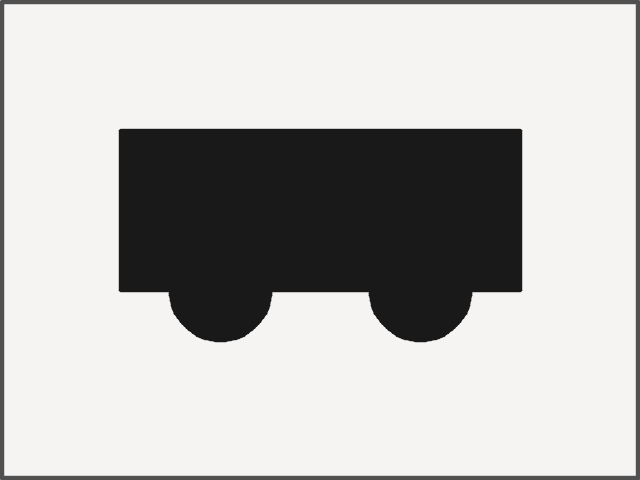
#> input picture data/problems/shilhouette/bus001.png, 640 x 480 px, given in place of the camera
$ python B02_recognition.py
#> lines starting #> are read from the running program, lines starting #| are printed output that depends on the picture; after the words box and inside, x2 and y2 are one past the last pixel; in counts of white or black regions, pixels touching at a corner belong together
import json
import math
from collections import deque
import cv2
import numpy as np

#認識する図形の追加はrecognize_shapes(frame)関数内のcolor_definitionsをいじる

def hsv_to_bgr(h, s, v):
    """HSVのdictまたは値から、OpenCV描画用のBGRタプルに変換する"""
    hsv_np = np.uint8([[[h, s, v]]])
    bgr_np = cv2.cvtColor(hsv_np, cv2.COLOR_HSV2BGR)
    return tuple(int(c) for c in bgr_np[0][0])

def calculate_shape_rotation(cnt, shape_name):
    """図形の輪郭（cnt）と種別（shape_name）から、 水平（0度）からの傾き角度（0〜360度）を算出する"""
    # 最小外接矩形（中心, (幅, 高さ), 傾き角）を取得
    rect = cv2.minAreaRect(cnt)
    (cx, cy), (w, h), angle = rect

    # 矩形の4頂点を取得 (順序はOpenCVの仕様で固定)
    box_pts = cv2.boxPoints(rect)

    # 図形に応じて基準となるベクトルの向きを設定
    if shape_name == "triangle":
        # 三角形の場合は、一番長い辺（底辺とみなす）の向きを基準にする
        max_len = 0
        v_x, v_y = 1, 0
        for i in range(3):
            pt1 = box_pts[i]
            pt2 = box_pts[(i + 1) % 4]
            dist = math.hypot(pt2[0] - pt1[0], pt2[1] - pt1[1])
            if dist > max_len:
                max_len = dist
                v_x = pt2[0] - pt1[0]
                v_y = pt2[1] - pt1[1]
    else:
        # 長方形・正方形の場合、幅(w)に対応する辺のベクトルを取得
        # (box_pts[1] -> box_pts[2] が幅方向のベクトル)
        v_x = box_pts[2][0] - box_pts[1][0]
        v_y = box_pts[2][1] - box_pts[1][1]

    # ベクトルの角度（y軸下向き座標系を考慮）を求める
    deg = math.degrees(math.atan2(v_y, v_x)) % 360.0

    return round(deg, 2)


class ShapeTracker:

    """
    複数フレームにわたる図形の中心座標や角度を保持し、
    移動平均によって時系列フィルタリング（平滑化）を行うクラス
    """

    def __init__(self, history_size=5, max_disappeared=5):
        self.history_size = history_size  # 平均をとる過去フレーム数
        self.max_disappeared = max_disappeared  # 消滅とみなす連続未検出フレーム数
        self.next_id = 1
        self.objects = {}  # {id: {"shape": str, "history": deque, "disappeared": int}}

    def update(self, current_detections):
        """現在のフレームで検出された図形群を受け取り、平滑化した結果を返す"""
        updated_results = []

        if not current_detections:
            # 検出が無かった場合、未検出カウントを増やして古いものを消去
            to_delete = []
            for obj_id, obj in self.objects.items():
                obj["disappeared"] += 1
                if obj["disappeared"] > self.max_disappeared:
                    to_delete.append(obj_id)
            for obj_id in to_delete:
                del self.objects[obj_id]
            return updated_results

        # 1. 既存の追跡対象と現在の検出結果のマッチング（最短距離による割り当て）
        if not self.objects:
            # 追跡対象が空の場合、すべて新規登録
            for det in current_detections:
                obj_id = self.next_id
                self.next_id += 1
                history = deque(maxlen=self.history_size)
                history.append(det)
                self.objects[obj_id] = {
                    "shape": det["shape"],
                    "history": history,
                    "disappeared": 0,
                }
        else:
            # 既存と新規の距離行列を計算
            obj_ids = list(self.objects.keys())
            obj_centers = [
                (
                    self.objects[oid]["history"][-1]["centerX"],
                    self.objects[oid]["history"][-1]["centerY"],
                )
                for oid in obj_ids
            ]
            det_centers = [(d["centerX"], d["centerY"]) for d in current_detections]

            matched_obj_indices = set()
            matched_det_indices = set()

            # 最も距離が近いペアからマッチング (閾値50px以内)
            for det_idx, (dcx, dcy) in enumerate(det_centers):
                best_dist = float("inf")
                best_obj_idx = -1

                for obj_idx, (ocx, ocy) in enumerate(obj_centers):
                    if obj_idx in matched_obj_indices:
                        continue
                    # 形状が違うものはマッチングしない
                    if (
                        self.objects[obj_ids[obj_idx]]["shape"]
                        != current_detections[det_idx]["shape"]
                    ):
                        continue

                    dist = math.hypot(dcx - ocx, dcy - ocy)
                    if dist < best_dist and dist < 50:  # 50px以内を同一物体と判定
                        best_dist = dist
                        best_obj_idx = obj_idx

                if best_obj_idx != -1:
                    matched_obj_indices.add(best_obj_idx)
                    matched_det_indices.add(det_idx)

                    # 履歴を更新
                    oid = obj_ids[best_obj_idx]
                    self.objects[oid]["history"].append(
                        current_detections[det_idx]
                    )
                    self.objects[oid]["disappeared"] = 0

            # 未マッチングの既存オブジェクトは未検出カウント加算
            for obj_idx, oid in enumerate(obj_ids):
                if obj_idx not in matched_obj_indices:
                    self.objects[oid]["disappeared"] += 1

            # 未マッチングの新規検出は新しく登録
            for det_idx, det in enumerate(current_detections):
                if det_idx not in matched_det_indices:
                    obj_id = self.next_id
                    self.next_id += 1
                    history = deque(maxlen=self.history_size)
                    history.append(det)
                    self.objects[obj_id] = {
                        "shape": det["shape"],
                        "history": history,
                        "disappeared": 0,
                    }

            # 規定フレーム数以上消滅したものを削除
            to_delete = [
                oid
                for oid, obj in self.objects.items()
                if obj["disappeared"] > self.max_disappeared
            ]
            for oid in to_delete:
                del self.objects[oid]

        # 2. 移動平均によるデータの平滑化計算
        for obj_id, obj in self.objects.items():
            if obj["disappeared"] > 0:
                continue

            hist = list(obj["history"])
            avg_cx = int(sum(d["centerX"] for d in hist) / len(hist))
            avg_cy = int(sum(d["centerY"] for d in hist) / len(hist))

            # 角度（回転）の平均（円環上の平均に対応するためラジアンで計算）
            sin_sum = sum(
                math.sin(math.radians(d["rotation"])) for d in hist
            )
            cos_sum = sum(
                math.cos(math.radians(d["rotation"])) for d in hist
            )
            avg_rot = (
                math.degrees(math.atan2(sin_sum, cos_sum)) % 360.0
            )

            # 最新のフレーム情報をもとに中心・角度を平均値に置き換える
            smoothed = hist[-1].copy()
            smoothed["id"] = obj_id
            smoothed["centerX"] = avg_cx
            smoothed["centerY"] = avg_cy
            smoothed["rotation"] = round(avg_rot, 2)

            updated_results.append(smoothed)

        return updated_results


# グローバルでトラッカーのインスタンスを保持
_tracker = ShapeTracker(history_size=5)

def recognize_shapes(frame):
    """
    カメラ画像から色紙（赤：三角形、青：四角形など）をベースに高精度に認識する
    """
    print("[B02_recognition] recognize_shapes() called (Color-based)")

    recognized_shapes = []

    if frame is None:
        print("[B02_recognition] Warning: frame is None")
        return recognized_shapes

    frame_height, frame_width = frame.shape[:2]
    frame_area = frame_height * frame_width

    # ----------------------------------------------------
    # 1. 黒枠の検出とROI（内側領域）の切り出し
    # ----------------------------------------------------
    gray = cv2.cvtColor(frame, cv2.COLOR_BGR2GRAY)
    _, thresh = cv2.threshold(gray, 100, 255, cv2.THRESH_BINARY_INV)
    contours, _ = cv2.findContours(thresh, cv2.RETR_EXTERNAL, cv2.CHAIN_APPROX_SIMPLE)

    best_rect = None
    max_area = 0

    for cnt in contours:
        area = cv2.contourArea(cnt)
        if area < frame_area * 0.1 or area > frame_area * 0.95:
            continue
        peri = cv2.arcLength(cnt, True)
        approx = cv2.approxPolyDP(cnt, 0.02 * peri, True)
        if len(approx) == 4 and cv2.isContourConvex(approx):
            if area > max_area:
                max_area = area
                x, y, w, h = cv2.boundingRect(approx)
                best_rect = (x, y, w, h)

    # 黒枠が見つかった場合は内側をROIとする。見つからない場合は全体を対象にする
    if best_rect is not None:
        x, y, w, h = best_rect
        margin = 15  # 黒枠の線の太さを避けるためのマージン
        if w > margin * 2 and h > margin * 2:
            rx, ry, rw, rh = x + margin, y + margin, w - 2 * margin, h - 2 * margin
            roi = frame[ry:ry+rh, rx:rx+rw]
        else:
            rx, ry = 0, 0
            roi = frame
    else:
        rx, ry = 0, 0
        roi = frame

    # 色相(Hue)・彩度(Saturation)・明度(Value)へ変換
    hsv = cv2.cvtColor(frame, cv2.COLOR_BGR2HSV)
    roi_area = roi.shape[0] * roi.shape[1]
    shape_count = 0

    # ----------------------------------------------------
    # 定義する色ごとのHSV範囲と対応する形状・色情報のマッピング
    # ----------------------------------------------------

    color_definitions = [
        {
            "name": "red_triangle",
            "shape_hint": "triangle",
            "color_hsv": {"h": 0, "s": 255, "v": 255}, # 表示用（タプル化して使用してください）
            # 赤はHの端 (0〜10 と 170〜180) に分かれるため2つの範囲を設定
            "ranges": [
                (np.array([0, 70, 70], dtype=np.uint8), np.array([10, 255, 255], dtype=np.uint8)),
                (np.array([170, 70, 70], dtype=np.uint8), np.array([180, 255, 255], dtype=np.uint8))
            ]
        },
        {
            "name": "blue_square",
            "shape_hint": "square",
            "color_hsv": {"h": 120, "s": 255, "v": 255},
            # 青はおおむね 100〜130
            "ranges": [
                (np.array([100, 70, 70], dtype=np.uint8), np.array([130, 255, 255], dtype=np.uint8))
            ]
        },
        {
            "name": "black_rectangle",
            "shape_hint": "rectangle",
            "color_hsv": {"h": 0, "s": 0, "v": 0},
            "ranges": [
                (np.array([0, 0, 0], dtype=np.uint8), np.array([180, 255, 50], dtype=np.uint8))
            ]
        },
        {
            "name": "light_blue_parallelogram",
            "shape_hint": "parallelogram",
            "color_hsv": {"h": 90, "s": 255, "v": 255},
            # 水色・シアン系はおおむね 80〜100 あたり
            "ranges": [
                (np.array([80, 70, 70], dtype=np.uint8), np.array([100, 255, 255], dtype=np.uint8))
            ]
        },
        {
            "name": "green_circle",
            "shape_hint": "circle",
            "color_hsv": {"h": 60, "s": 255, "v": 255},
            # 緑はおおむね 35〜85
            "ranges": [
                (np.array([35, 70, 70], dtype=np.uint8), np.array([85, 255, 255], dtype=np.uint8))
            ]
        },
        {
            "name": "yellow_semicircle",
            "shape_hint": "semicircle",
            "color_hsv": {"h": 30, "s": 255, "v": 255},
            # 黄色はおおむね 20〜35
            "ranges": [
                (np.array([20, 70, 70], dtype=np.uint8), np .array([35, 255, 255], dtype=np.uint8))
            ]
        }
    ]

    for color_def in color_definitions:
        # 1. 色ごとのマスク作成
        mask = None
        for (lower, upper) in color_def["ranges"]:
            m = cv2.inRange(hsv, lower, upper)
            if mask is None:
                mask = m
            else:
                mask = cv2.bitwise_or(mask, m)

        # ノイズ除去とクロージング処理
        kernel = cv2.getStructuringElement(cv2.MORPH_RECT, (5, 5))
        mask_cleaned = cv2.morphologyEx(mask, cv2.MORPH_OPEN, kernel)
        mask_cleaned = cv2.morphologyEx(mask_cleaned, cv2.MORPH_CLOSE, kernel)

        # 2. 輪郭抽出
        contours, _ = cv2.findContours(
            mask_cleaned, cv2.RETR_EXTERNAL, cv2.CHAIN_APPROX_SIMPLE
        )

        for cnt in contours:
            area = cv2.contourArea(cnt)
            if area < 1000 or area > (frame_area * 0.9):
                continue

            peri = cv2.arcLength(cnt, True)
            if peri == 0:
                continue

            circularity = (4 * math.pi * area) / (peri * peri)
            rect = cv2.minAreaRect(cnt)
            (box_cx, box_cy), (rect_w, rect_h), angle = rect

            long_side = max(rect_w, rect_h)
            short_side = min(rect_w, rect_h)
            aspect_ratio = (long_side / short_side) if short_side > 0 else 1.0

            approx = cv2.approxPolyDP(cnt, 0.03 * peri, True)
            num_vertices = len(approx)

            #色の定義に基づいた形状決定の優先
            hsv_val = color_def["color_hsv"]
            #ここでHSV設定から描画用のBGRカラーを自動生成する
            contour_color = hsv_to_bgr(hsv_val["h"], hsv_val["s"], hsv_val["v"])

            #color_defのshape_hintに基づいて正確に形状を決定する
            hint = color_def["shape_hint"]
            if hint == "triangle":
                #赤色などの三角形として定義されるもの
                shape_name = "triangle"
            elif hint == "circle":
                #緑色などの円形として定義されるもの
                shape_name = "circle"
            elif hint == "semicircle":
                #黄色などの半円形(円形度が完全な円(約0.785)よりやや低く、かつ三角形とも異なる)として定義されるもの
                shape_name = "semicircle"
            elif hint == "parallelogram":
                # 水色の平行四辺形
                shape_name = "parallelogram"
            elif hint == "rectangle":
                if aspect_ratio <= 1.25:
                    shape_name = "square"
                else:
                    shape_name = "rectangle"
            else:
                # 四角形グループ（正方形 vs 長方形）
                if aspect_ratio <= 1.25:
                    shape_name = "square"
                else:
                    shape_name = "rectangle"

            contour_color = hsv_to_bgr(color_def["color_hsv"]["h"], color_def["color_hsv"]["s"], color_def["color_hsv"]["v"])

            # 重心計算
            M = cv2.moments(cnt)
            if M["m00"] != 0:
                cx = int(M["m10"] / M["m00"]) + rx
                cy = int(M["m01"] / M["m00"]) + ry
            else:
                cx, cy = int(box_cx) + rx, int(box_cy) + ry

            rotation_deg = calculate_shape_rotation(cnt, shape_name)
            shape_count += 1

            shape_info = {
                "id": shape_count,
                "shape": shape_name,
                "color": contour_color,
                "centerX": cx,
                "centerY": cy,
                "rotation": rotation_deg,
                "width": round(rect_w, 2),
                "height": round(rect_h, 2),
                "area": round(area, 2)
            }

            if shape_name != "circle":
                vertices = [{"x": int(pt[0][0]), "y": int(pt[0][1])} for pt in approx]
                shape_info["vertices"] = vertices

            recognized_shapes.append(shape_info)

    # 3. トラッカー（時系列平滑化）を通す
    smoothed_shapes = _tracker.update(recognized_shapes)
    return smoothed_shapes


def draw_recognition_result(frame, recognized_shapes):
    """
    認識結果を画像上にわかりやすく描画する（デバッグ・確認用）
    """
    output_frame = frame.copy()

    for item in recognized_shapes:
        cx = item["centerX"]
        cy = item["centerY"]
        shape_name = item["shape"]
        rotation = item["rotation"]
        color = item["color"] #jsonから色を取得

        #頂点座標のリストを取り出してOpenCV用形式に変換
        vertices_list = item.get("vertices", [])
        vertices = np.array([[[pt["x"], pt["y"]]]for pt in vertices_list], dtype = np.int32)


        # 1.輪郭を描画
        if len(vertices) > 0:
            cv2.drawContours(output_frame, [vertices], -1, color, 2)

        #2.頂点座標の描画(各頂点に赤い丸と(x,y)の座標のテキストを表示)
        for pt in vertices_list:
            vx, vy = pt["x"], pt["y"]

            # 頂点に小さな円を描画
            cv2.circle(output_frame, (vx, vy), 4, (0, 0, 255), -1)

            # 頂点の横に座標テキストを表示
            v_label = f"({vx},{vy})"
            cv2.putText(
                output_frame,
                v_label,
                (vx + 5, vy - 5),
                cv2.FONT_HERSHEY_SIMPLEX,
                0.4,
                (0,0,0), # 白色テキスト
                1,
                cv2.LINE_AA
            )

        # 中心点
        cv2.circle(output_frame, (cx, cy), 6, (0, 0, 255), -1)

        # 形状ラベルと回転角
        label = f"{shape_name} ({int(rotation)}deg)"
        cv2.putText(
            output_frame,
            label,
            (cx - 40, cy - 12),
            cv2.FONT_HERSHEY_SIMPLEX,
            0.6,
            color, #図形と同じ色でテキストを描画
            2,
            cv2.LINE_AA
        )

    return output_frame


# --- 単体テスト ---
if __name__ == "__main__":
    print("========================================")
    print(" B02 Recognition Improved Test")
    print("========================================")

    cap = cv2.VideoCapture(0)
    if not cap.isOpened():
        print("カメラが開けませんでした")
        exit()

    while True:
        ret, frame = cap.read()
#> frame is the input picture: shape (480, 640, 3); mean B, G, R 184.8, 186.3, 187.7
        if not ret:
            break

        shapes = recognize_shapes(frame)
#> in recognize_shapes, `_, thresh = cv2.threshold(gray, 100, 255, cv2.THRESH_BINARY_INV)`:
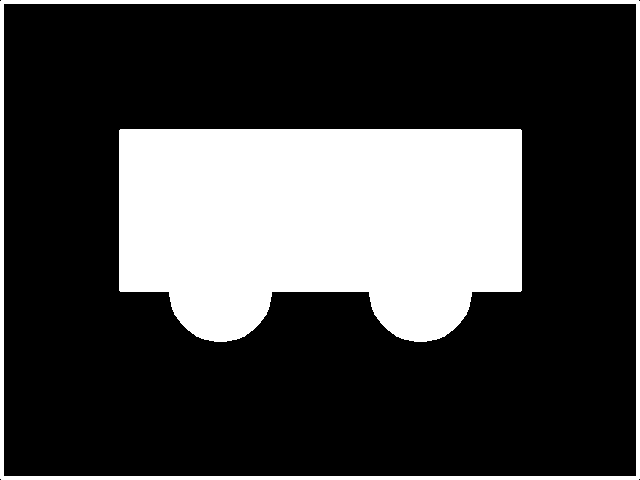
#> thresh: shape (480, 640); 26.9% white; 2 white regions, box (x1, y1, x2, y2) and area: (119, 129, 522, 342) 73717, (0, 0, 640, 480) 8892
#> in recognize_shapes, `contours, _ = cv2.findContours(thresh, cv2.RETR_EXTERNAL, cv2.CHAIN_AP..`: contours = 1 item
#> the loop in recognize_shapes, `for cnt in contours:` made 1 pass
#> area on pass 1: 306079
#> after the loop in recognize_shapes, `for cnt in contours:`: max_area = 0
#> the loop in recognize_shapes, `for color_def in color_definitions:` made 6 passes
#> after the loop in recognize_shapes, `for color_def in color_definitions:`: recognized_shapes = 1 item; shape_count = 1
#> the loop in update, `for det in current_detections:` made 1 pass
#> (obj_id, self.next_id) on pass 1: (1, 2)
#> after the loop in update, `for det in current_detections:`: self.next_id = 2; self.objects = 1 item
#> the loop in update, `for obj_id, obj in self.objects.items():` made 1 pass
#> (obj_id, avg_cx, avg_cy, sin_sum, cos_sum, avg_rot) on pass 1: (1, 320, 221, -1, -1.84e-16, 270)
#> shapes = 1 item
        display_frame = draw_recognition_result(frame, shapes)
#> the loop in draw_recognition_result, `for item in recognized_shapes:` made 1 pass
#> (cx, cy, shape_name, rotation, color, label) on pass 1: (320, 221, 'rectangle', 270, (0, 0, 0), 'rectangle (270deg)')
#> after the loop in draw_recognition_result, `for item in recognized_shapes:`:
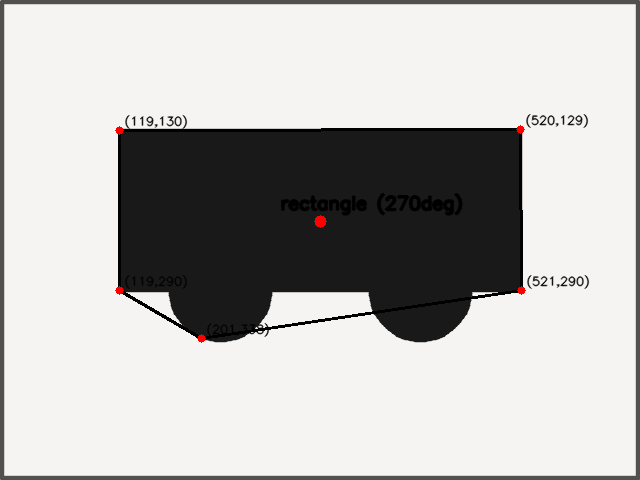
#> output_frame: shape (480, 640, 3); 2.55% of pixels changed, all inside (x1, y1, x2, y2) = (115, 114, 590, 343)

        cv2.imshow("B02 Shape Recognition", display_frame)

        key = cv2.waitKey(1) & 0xFF
#> (key q is pressed here)
        if key == ord(' '):
            print("\n--- 認識結果 JSON ---")
            print(json.dumps(shapes, indent=2, ensure_ascii=False))
            print("-----------------------\n")
        elif key == ord('q'):
            break

    cap.release()
    cv2.destroyAllWindows()
